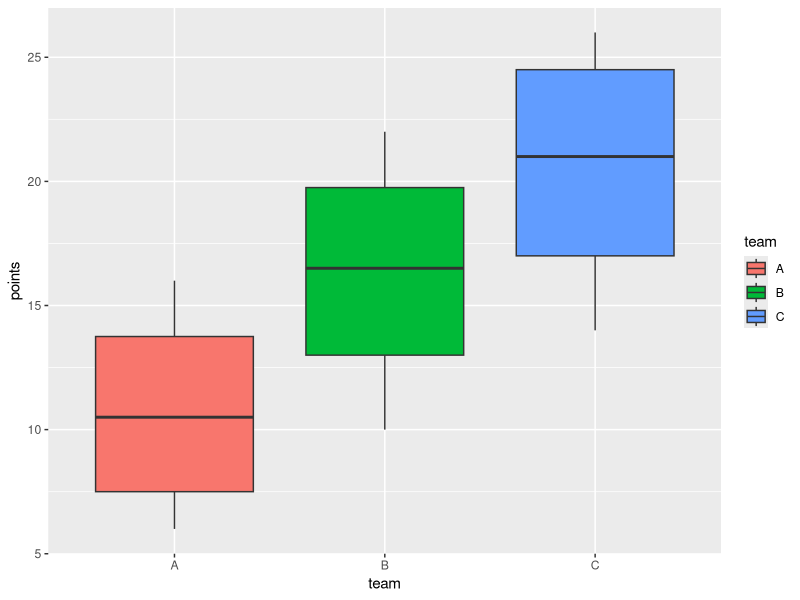
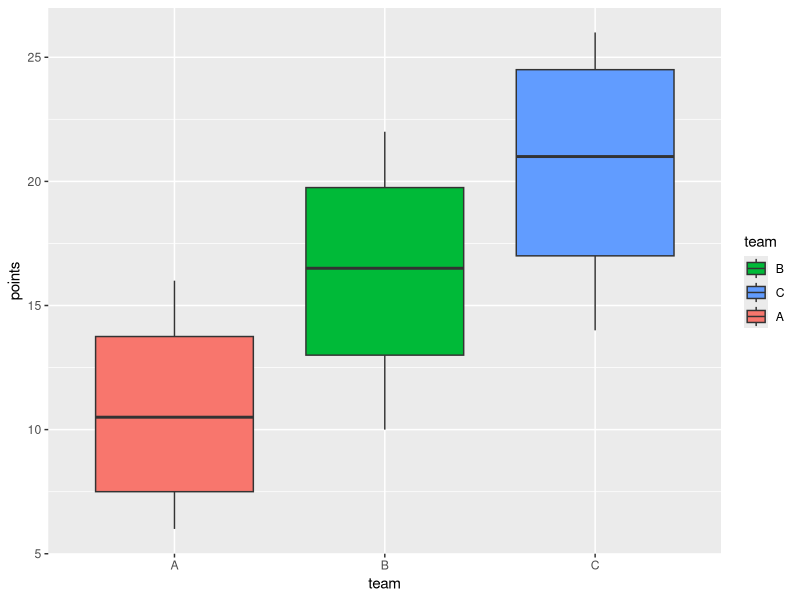
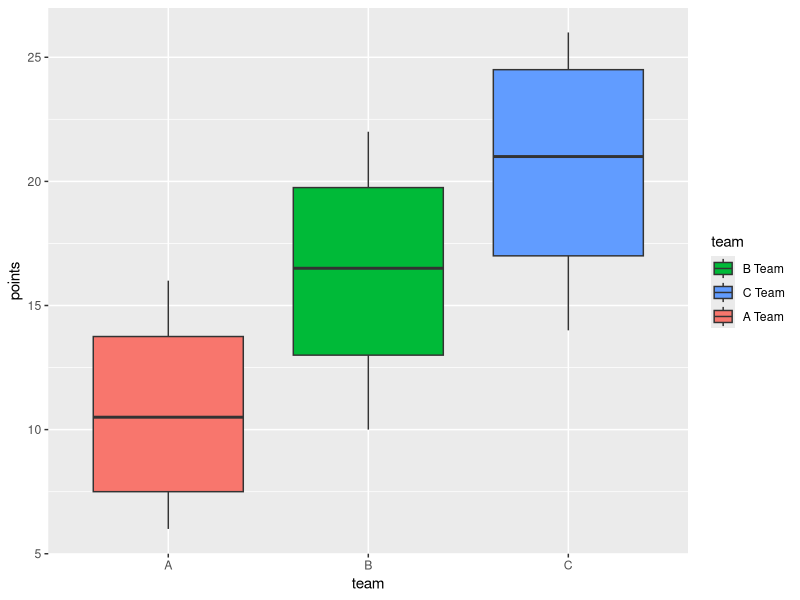

These figures' R source, in order:
# Example: Change Order of Items in ggplot2 Legend
library("ggplot2")

# create data frame
df <- data.frame(team=c('A', 'A', 'A', 'A', 'B', 'B', 'B', 'B', 'C', 'C', 'C', 'C'),
                 points=c(6, 8, 13, 16, 10, 14, 19, 22, 14, 18, 24, 26))

# create multiple boxplots to visualize points scored by team
ggplot(data = df, aes(x=team, y=points, fill=team)) + 
  geom_boxplot()

# To change the order of the items in the legend, we can use the
# scale_fill_discrete() function as follows:
library("ggplot2")

# create data frame
df <- data.frame(team=c('A', 'A', 'A', 'A', 'B', 'B', 'B', 'B', 'C', 'C', 'C', 'C'),
                 points=c(6, 8, 13, 16, 10, 14, 19, 22, 14, 18, 24, 26))

# create multiple boxplots to visualize points scored by team
ggplot(data = df, aes(x=team, y=points, fill=team)) + 
  geom_boxplot() + 
  scale_fill_discrete(breaks=c("B", "C","A"))

library("ggplot2")

# create data frame
df <- data.frame(team=c('A', 'A', 'A', 'A', 'B', 'B', 'B', 'B', 'C', 'C', 'C', 'C'),
                 points=c(6, 8, 13, 16, 10, 14, 19, 22, 14, 18, 24, 26))

# create multiple boxplots to visualize points scored by team
ggplot(data=df, aes(x=team, y=points, fill=team)) + 
  geom_boxplot() + 
  scale_fill_discrete(breaks=c("B", "C", "A"),
                      labels=c("B Team", "C Team", "A Team"))
